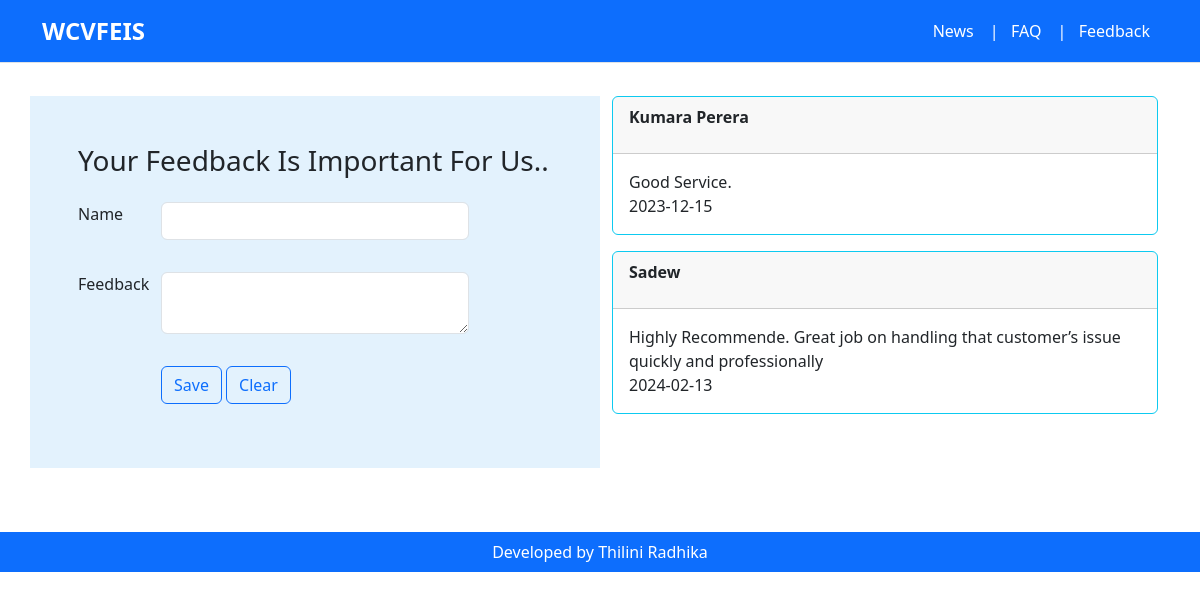
Page /feedback.php on the committed database.
### tables this page shows
CREATE TABLE `feedback` (
  `feedbackId` int(11) NOT NULL,
  `description` varchar(500) NOT NULL,
  `feedbackBy` varchar(100) NOT NULL,
  `fdate` date NOT NULL
);

### feedback.php (the view, shortened to what this page needs)
<?php
require_once("include/dbconnection.php");
?>
<!doctype html>
<html lang="en">
  <head>
    <link href="bootstrap-5.0.2-dist/css/bootstrap.min.css" rel="stylesheet">
    <link rel="stylesheet" href="bootstrap-icons-1.10.5/font/bootstrap-icons.css">
    <link href="style.css" rel="stylesheet">
  </head>
  <body>
    <header>
         <nav class="navbar navbar-expand-lg navbar-light bg-primary px-4 border-bottom fixed-top" >
            <div class="container-fluid container container-sm container-md container-lg container-xl container-xxl">
                <a class="navbar-brand fs-4 fw-bold text-white" href="index.php">WCVFEIS</a>
                <div class="collapse navbar-collapse" id="navbarSupportedContent">
                    <ul class="navbar-nav ms-auto mb-2 mb-lg-0 fs-6 text-center">
                        <li class="nav-item">
                        <a class="nav-link active text-white" aria-current="page" href="news.php">News</a>
                        </li>
                        <li class="nav-item">
                        <a class="nav-link active text-white" aria-current="page" href="faq.php">  | &nbsp FAQ</a>
                        </li>
                        <li class="nav-item">
                        <a class="nav-link active text-white" aria-current="page" href="#">  | &nbsp Feedback</a>
                        </li>
                    </ul>
                </div>
            </div>
        </nav>
   </header>
<section id="feedback">
<div class="container container-md py-5">
            <?php
             $sqlsearch = "SELECT * FROM feedback";
             $resultsearch = mysqli_query($conn, $sqlsearch);
             if (mysqli_num_rows($resultsearch) > 0){
            ?>
            <div class="row justify-content-md-centerrow-cols-1 row-cols-md-2 g-4 pt-5 pb-3 ">
                <div class="col-sm-6 p-5" style="background-color: #e3f2fd">
                <h3>Your Feedback Is Important For Us..</h3>
                <div class="card-body">
                                <div class="row py-3">
                                    <div class="col-sm-2" class="text-center">Name</span></div>
                                    <div class="col-sm-8"><input class="form-control me-2" type="text" id="faq_question" name="faq_question" required></div>
                                </div>
                                <div class="row py-3">
                                    <div class="col-sm-2" class="text-center">Feedback</span></div>
                                    <div class="col-sm-8"><textarea class="form-control" id="faq_answer" name="faq_answer" ></textarea> </div>
                                </div>
                                <div class="row py-3">
                                    <div class="col-sm-2" class="text-center"></span></div>
                                    <div class="col-sm-8">
                                        <button class="btn btn-outline-primary" type="submit">Save</button>
                                        <button class="btn btn-outline-primary" input type="reset" value="Reset">Clear</button>
                                    </div>
                                </div>
                        </div>
                </div>
                <div class="col-sm-6 ">
                <?php while($rowsearch = mysqli_fetch_assoc($resultsearch)){?>
                    <div class="card border-info mb-3">
                        <div class="card-header ">  <p><b><?php echo $rowsearch['feedbackBy']; ?></b></P>
                        </div>
                        <div class="card-body">
                             <p class="card-text"><?php echo $rowsearch['description']; ?> <br> <?php echo $rowsearch['fdate']; ?></p>
                         </div>
                        </div>
                    <?php } ?>
                </div>
    </section>
    <?php } else {
             echo "No records found";
             }
            ?>
    <footer id="footerbg" class="container-fluid bg-primary text-white p-2 text-center fs-6">
        Developed by Thilini Radhika
    </footer>
  </body>
</html>

### style.css (style rules this page uses)
* { padding: 0; margin: 0; box-sizing: border-box; }
body { overflow-x: hidden; }

### rows in the picture
feedback: feedbackBy "Kumara Perera", description "Good Service.", fdate "2023-12-15"
feedback: feedbackBy "Sadew", description "Highly Recommende. Great job on handling that customer’s issue quickly and professionally", fdate "2024-02-13"
